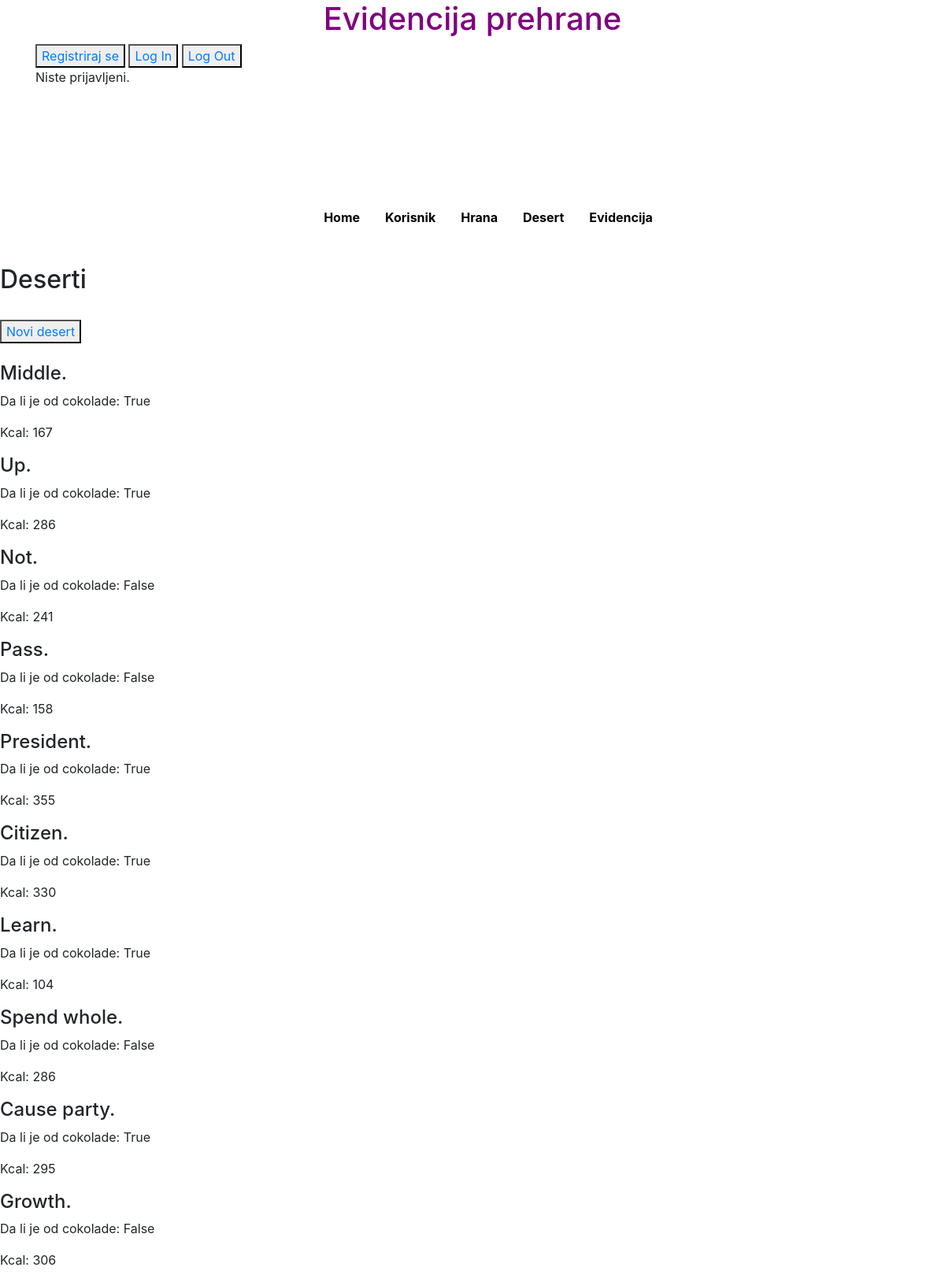
Before: /deserts/ with the older database file.
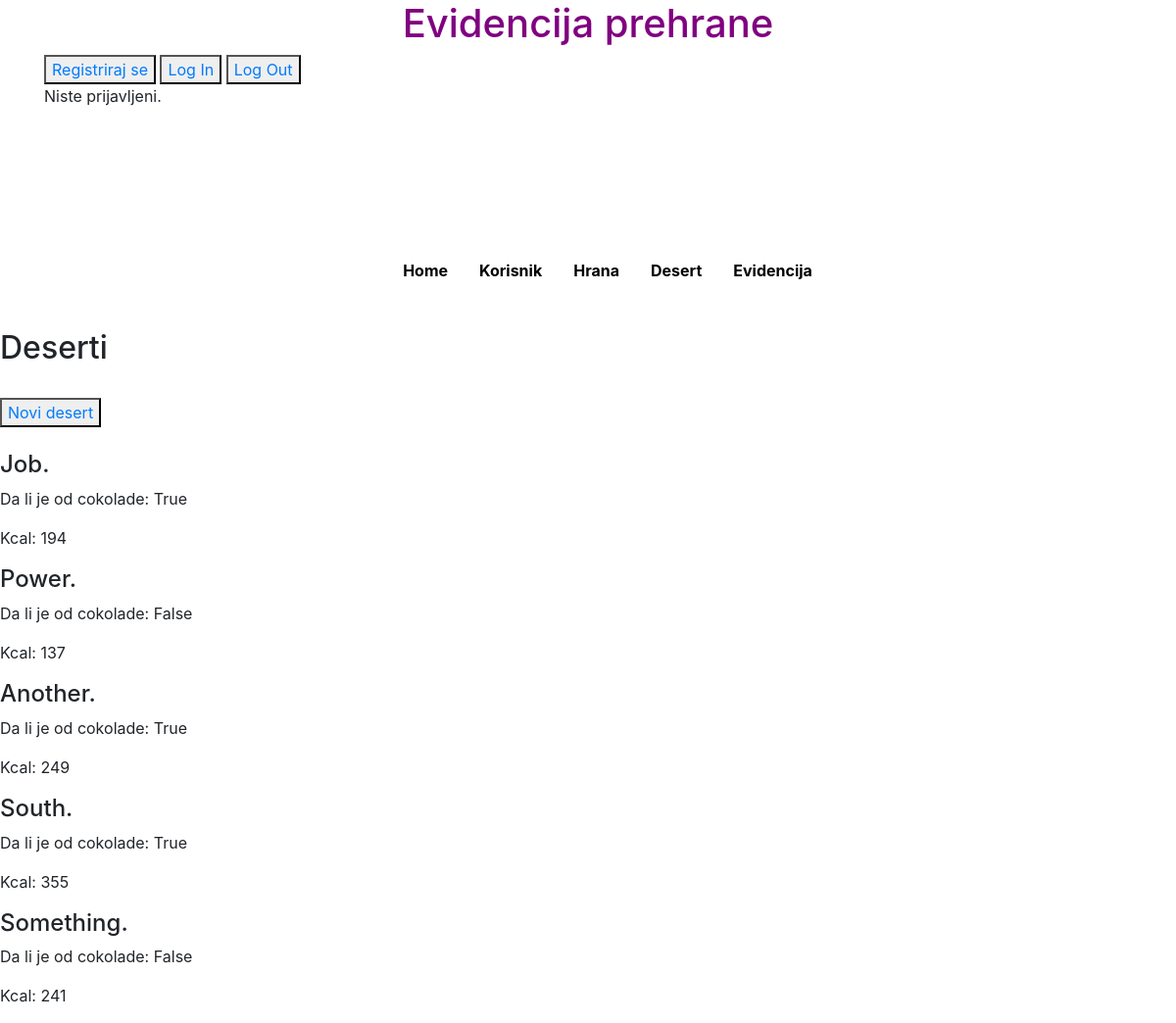
After: the same page with the newer database file.
### main/models.py (models this page shows, shortened)
class Desert(models.Model):
    desert_name = models.CharField("Naziv deserta",max_length=20,null=True)
    choco = models.BooleanField("Cokoladno",default=True,null=True)
    kcal = models.CharField("Kalorije",max_length=3,null=True)

### main/views.py (the view)
# urls.py: path('deserts/', DesertList.as_view(), name="deserts"),
class DesertList(ListView):
    model = Desert

### main/templates/main/desert_list.html
{% extends "index.html" %}
{% block content %}
<br>
<h2> Deserti </h2>
<br>
<button><a href="/novidesert">Novi desert</a></button>
<br>
<br>
{% for desert in desert_list %}
    <div class="desert">
        <h4>{{ desert.desert_name }}</h4>
        <p>Da li je od cokolade: {{desert.choco}}</p>
        <p>Kcal: {{desert.kcal}}</p>
    </div>
{% endfor %}
{% endblock %}

Changed rows visible on the page:
removed Desert: desert_name "Middle.", choco "True", kcal "167"
removed Desert: desert_name "Up.", choco "True", kcal "286"
removed Desert: desert_name "Not.", choco "False", kcal "241"
removed Desert: desert_name "Pass.", choco "False", kcal "158"
removed Desert: desert_name "President.", choco "True", kcal "355"
removed Desert: desert_name "Citizen.", choco "True", kcal "330"
removed Desert: desert_name "Learn.", choco "True", kcal "104"
removed Desert: desert_name "Spend whole.", choco "False", kcal "286"
removed Desert: desert_name "Cause party.", choco "True", kcal "295"
removed Desert: desert_name "Growth.", choco "False", kcal "306"
added Desert: desert_name "Job.", choco "True", kcal "194"
added Desert: desert_name "Power.", choco "False", kcal "137"
added Desert: desert_name "Another.", choco "True", kcal "249"
added Desert: desert_name "South.", choco "True", kcal "355"
added Desert: desert_name "Something.", choco "False", kcal "241"
